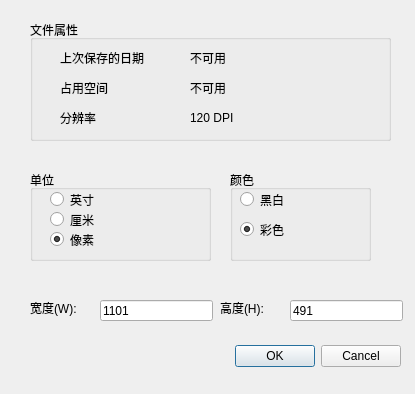
<?xml version="1.0" encoding="UTF-8"?>
<ui version="4.0">
 <class>paintAttributeDialog</class>
 <widget class="QDialog" name="paintAttributeDialog">
  <property name="geometry">
   <rect>
    <x>0</x>
    <y>0</y>
    <width>415</width>
    <height>394</height>
   </rect>
  </property>
  <property name="windowTitle">
   <string>Dialog</string>
  </property>
  <widget class="QDialogButtonBox" name="buttonBox">
   <property name="geometry">
    <rect>
     <x>60</x>
     <y>340</y>
     <width>341</width>
     <height>32</height>
    </rect>
   </property>
   <property name="orientation">
    <enum>Qt::Horizontal</enum>
   </property>
   <property name="standardButtons">
    <set>QDialogButtonBox::Cancel|QDialogButtonBox::Ok</set>
   </property>
  </widget>
  <widget class="QGroupBox" name="groupBox">
   <property name="geometry">
    <rect>
     <x>30</x>
     <y>20</y>
     <width>361</width>
     <height>121</height>
    </rect>
   </property>
   <property name="title">
    <string>文件属性</string>
   </property>
   <widget class="QLabel" name="label_3">
    <property name="geometry">
     <rect>
      <x>30</x>
      <y>30</y>
      <width>111</width>
      <height>16</height>
     </rect>
    </property>
    <property name="text">
     <string>上次保存的日期</string>
    </property>
   </widget>
   <widget class="QLabel" name="labDate">
    <property name="geometry">
     <rect>
      <x>160</x>
      <y>30</y>
      <width>171</width>
      <height>16</height>
     </rect>
    </property>
    <property name="text">
     <string>不可用</string>
    </property>
   </widget>
   <widget class="QLabel" name="label_5">
    <property name="geometry">
     <rect>
      <x>30</x>
      <y>60</y>
      <width>72</width>
      <height>15</height>
     </rect>
    </property>
    <property name="text">
     <string>占用空间</string>
    </property>
   </widget>
   <widget class="QLabel" name="labSize">
    <property name="geometry">
     <rect>
      <x>160</x>
      <y>60</y>
      <width>131</width>
      <height>16</height>
     </rect>
    </property>
    <property name="text">
     <string>不可用</string>
    </property>
   </widget>
   <widget class="QLabel" name="label_7">
    <property name="geometry">
     <rect>
      <x>30</x>
      <y>90</y>
      <width>72</width>
      <height>15</height>
     </rect>
    </property>
    <property name="text">
     <string>分辨率</string>
    </property>
   </widget>
   <widget class="QLabel" name="label_8">
    <property name="geometry">
     <rect>
      <x>160</x>
      <y>90</y>
      <width>72</width>
      <height>15</height>
     </rect>
    </property>
    <property name="text">
     <string>120 DPI</string>
    </property>
   </widget>
  </widget>
  <widget class="QGroupBox" name="groupBox_2">
   <property name="geometry">
    <rect>
     <x>30</x>
     <y>170</y>
     <width>181</width>
     <height>91</height>
    </rect>
   </property>
   <property name="title">
    <string>单位</string>
   </property>
   <widget class="QRadioButton" name="btnInch">
    <property name="geometry">
     <rect>
      <x>20</x>
      <y>20</y>
      <width>115</width>
      <height>19</height>
     </rect>
    </property>
    <property name="text">
     <string>英寸</string>
    </property>
   </widget>
   <widget class="QRadioButton" name="btnCm">
    <property name="geometry">
     <rect>
      <x>20</x>
      <y>40</y>
      <width>115</width>
      <height>19</height>
     </rect>
    </property>
    <property name="text">
     <string>厘米</string>
    </property>
   </widget>
   <widget class="QRadioButton" name="btnPix">
    <property name="geometry">
     <rect>
      <x>20</x>
      <y>60</y>
      <width>115</width>
      <height>19</height>
     </rect>
    </property>
    <property name="text">
     <string>像素</string>
    </property>
    <property name="checked">
     <bool>true</bool>
    </property>
   </widget>
  </widget>
  <widget class="QGroupBox" name="groupBox_3">
   <property name="geometry">
    <rect>
     <x>230</x>
     <y>170</y>
     <width>141</width>
     <height>91</height>
    </rect>
   </property>
   <property name="title">
    <string>颜色</string>
   </property>
   <widget class="QRadioButton" name="btnBla">
    <property name="geometry">
     <rect>
      <x>10</x>
      <y>20</y>
      <width>115</width>
      <height>19</height>
     </rect>
    </property>
    <property name="text">
     <string>黑白</string>
    </property>
   </widget>
   <widget class="QRadioButton" name="btnWhi">
    <property name="geometry">
     <rect>
      <x>10</x>
      <y>50</y>
      <width>115</width>
      <height>19</height>
     </rect>
    </property>
    <property name="text">
     <string>彩色</string>
    </property>
    <property name="checked">
     <bool>true</bool>
    </property>
   </widget>
  </widget>
  <widget class="QLabel" name="label">
   <property name="geometry">
    <rect>
     <x>30</x>
     <y>300</y>
     <width>61</width>
     <height>16</height>
    </rect>
   </property>
   <property name="text">
    <string>宽度(W):</string>
   </property>
  </widget>
  <widget class="QLabel" name="label_2">
   <property name="geometry">
    <rect>
     <x>220</x>
     <y>300</y>
     <width>61</width>
     <height>16</height>
    </rect>
   </property>
   <property name="text">
    <string>高度(H):</string>
   </property>
  </widget>
  <widget class="QLineEdit" name="lineEdit">
   <property name="geometry">
    <rect>
     <x>100</x>
     <y>300</y>
     <width>113</width>
     <height>21</height>
    </rect>
   </property>
   <property name="text">
    <string>1101</string>
   </property>
  </widget>
  <widget class="QLineEdit" name="lineEdit_2">
   <property name="geometry">
    <rect>
     <x>290</x>
     <y>300</y>
     <width>113</width>
     <height>21</height>
    </rect>
   </property>
   <property name="text">
    <string>491</string>
   </property>
  </widget>
 </widget>
 <resources/>
 <connections>
  <connection>
   <sender>buttonBox</sender>
   <signal>accepted()</signal>
   <receiver>paintAttributeDialog</receiver>
   <slot>accept()</slot>
   <hints>
    <hint type="sourcelabel">
     <x>248</x>
     <y>254</y>
    </hint>
    <hint type="destinationlabel">
     <x>157</x>
     <y>274</y>
    </hint>
   </hints>
  </connection>
  <connection>
   <sender>buttonBox</sender>
   <signal>rejected()</signal>
   <receiver>paintAttributeDialog</receiver>
   <slot>reject()</slot>
   <hints>
    <hint type="sourcelabel">
     <x>316</x>
     <y>260</y>
    </hint>
    <hint type="destinationlabel">
     <x>286</x>
     <y>274</y>
    </hint>
   </hints>
  </connection>
 </connections>
</ui>
